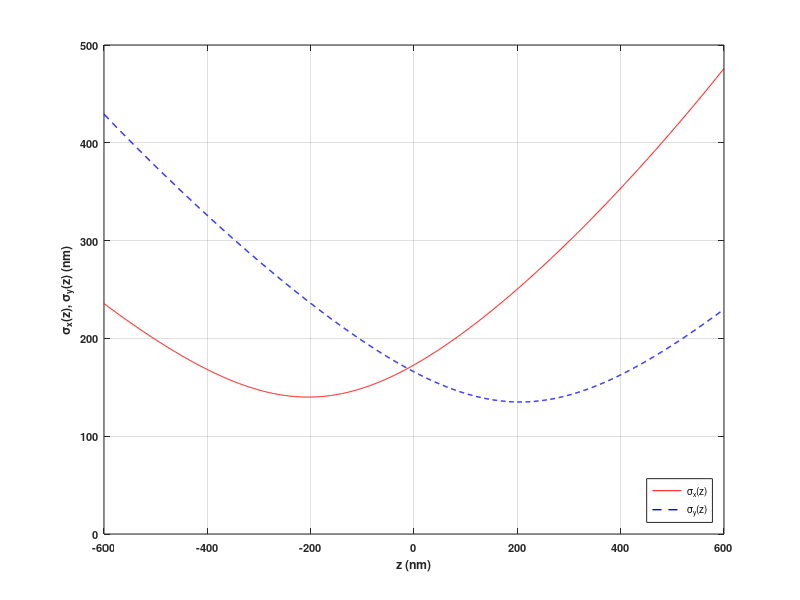

Write MATLAB code to recreate this figure. (Note: this script raises an error after producing the figure.)
%%%%%%%%%%%%%%%%%%%%%%%%%%%%%%%%%%%%%%%%%%%%%%%%%%%%%%%%%%%%%%%%%%%%%%
% This program generates figures and data movies for the paper titled 
% "Markov chain models of emitter activations in single molecule 
% localization microscopy". 
% 
% Section(A): Cycled illumination for 3D imaging 
% Section(B): Continuously illumination for 2D imaging 
% 
% You can choose to run one section
% 
% Yi Sun
% Electrical Engineering Department
% The City College of City University of New York
% E-mail: ysun@ccny.cuny.edu
% 01/06, 04/29, 05/07, 08/15/2024
%%%%%%%%%%%%%%%%%%%%%%%%%%%%%%%%%%%%%%%%%%%%%%%%%%%%%%%%%%%%%%%%%%%%%%

%%%%%%%%%%%%%%%%%%%%%%%%%%%%%%%%%%%%%%%%%%%%%%%%%%%%%%%%%%%%%%%%%%%%%%
%% Section (A): Cycled illumination for 3D imaging 
%%%%%%%%%%%%%%%%%%%%%%%%%%%%%%%%%%%%%%%%%%%%%%%%%%%%%%%%%%%%%%%%%%%%%%
%%% Emitter distance 
clear
fprintf(1,'Section (A): Cycled illumination for 3D imaging \n') ; 
eD=40 ;         % nm 
rng('default') ; 
rng(eD) ;       % use eD as key to initialize random number generators
fprintf(1,'Emitter lateral distance: %d (nm) \n',eD) ; 
%%% Optical system: 3D astigmatic PSF
c=205 ;
d=290 ;         % depth of microscope
sigmax0=280/2 ; Ax=0.05 ; Bx=0.03 ;   % nm
sigmay0=270/2 ; Ay=-0.01 ; By=0.02 ;	% 
%%% show sigmax, sigmay vs. z for 3d PSF
z=-600:600 ;
sigmax=sigmax0*(1+(z+c).^2/d^2+Ax*(z+c).^3/d^3+Bx*(z+c).^4/d^4).^0.5 ;
sigmay=sigmay0*(1+(z-c).^2/d^2+Ay*(z-c).^3/d^3+By*(z-c).^4/d^4).^0.5 ;
figure('Units','inches','Position',[4 6 4*[1 0.75]],'Color',[1 1 1]) ;
lg=plot(z,sigmax,'r-',z,sigmay,'b--','LineWidth',1) ;
axis([-600 600 0 500])
grid on
legend(lg,'\sigma_x(z)','\sigma_y(z)','Location','southeast')
xlabel('z (nm)')
ylabel('\sigma_x(z), \sigma_y(z) (nm)')
set(gca,'FontSize',8,'FontWeight','bold') ;

%%% Frame parameters
% sample is located at [0,Lx]x[0,Ly]x[-Lz,Lz]
Lx=4e3 ; Ly=Lx ;      % frame size in nm
Dx=1e2 ; Dy=1e2 ;     % pixel size in nm
Kx=Lx/Dx ; Ky=Ly/Dy ; % frame size in pixels
Lz=400 ;              % 2 x Lz = axial depth in nm
%%% Emitter intensity and signal to noise ratio
Dt=0.01 ;             % second, time per frame (1/Dt is frame rate) 
Ih=240000 ;           % average number of detected photons per emitter per second
DtIh=Dt*Ih ;          % photon count per frame per emitter 
% 'medium SNR'        % 
b=0.3 ;               % mean of Poisson noise (photons/s/nm^2)
                      % uniform background Poisson noise is assumed
G=0.2 ;               % variance of Gaussian noise (photons/s/nm^2) 
rp=Ih/b ;             % 800000 (nm^2/emitter) 
rg=Ih/G ;             % 1200000 (nm^2/emitter) 
r=rp*rg/(rp+rg) ;     % 480000 (nm^2/emitter) 
mu=5 ;                % mean of Gaussian noise (photons/s/nm^2)
Coff=mu*Dt*Dx*Dy ;    % Coff=819.2 photons/pixel; Camera offset in effect
% calculate SNR by Ref. [17] 
z0=0 ;                % consider z0=0 only 
sigmax_z0= ...        % 172.8791 nm
  sigmax0*(1+(z0+c).^2/d^2+Ax*(z0+c).^3/d^3+Bx*(z0+c).^4/d^4).^0.5 ;
sigmay_z0= ...        % 165.7935 nm
  sigmay0*(1+(z0-c).^2/d^2+Ay*(z0-c).^3/d^3+By*(z0-c).^4/d^4).^0.5 ;
SNR=10*log10(r) ...   % 1.2193 (dB) 
  -10*log10(sigmax_z0*sigmay_z0)-11.02

%%% Emitter locations - ground truth
fprintf(1,'Emitter locations: \n') ;
M=500 ;               % number of emitters
phi=0.1 ; beta=7.5+0.5*rand ;  % helix parameters 
xy1=zeros(3,M) ; 
J=zeros(1,M) ; 
m=1 ; J(m)=2 ;        % 1st emitter locaiton
xy1(:,m)=[beta*J(m)*cos(phi*J(m))  
          beta*J(m)*sin(phi*J(m))
          -Lz+(m-0.5)*(2*Lz/M)] ; 
for m=2:M
  if mod(m,10)==0||m==1
    fprintf(1,'M=%3d m=%3d \n',M,m) ;
  end
  syms t0
  St=vpasolve((beta*t0*cos(phi*t0)-xy1(1,m-1))^2+(beta*t0*sin(phi*t0)-xy1(2,m-1))^2==eD^2,t0,J(m-1)+0.1) ;
  J(m)=St ;
  xy1(:,m)=[beta*J(m)*cos(phi*J(m)) 
            beta*J(m)*sin(phi*J(m))
            -Lz+(m-0.5)*(2*Lz/M)] ; 
end
phi_=2*pi*rand ;            % random initial position in lateral plane
xy_=[cos(phi_) -sin(phi_) 
     sin(phi_) cos(phi_)]*xy1(1:2,:)+2*randn(2,1) ; 
xy0=[(max(xy_(1,:))+min(xy_(1,:)))/2 ; (max(xy_(2,:))+min(xy_(2,:)))/2] ;
xy_=xy_-xy0+[Lx/2 ; Ly/2] ; % adjust to frame center in lateral plane
xyz=[xy_ ; xy1(3,:)] ;      % ground truth emitter locaitons 

%%% Fig. 8. 3D emitter locations 
fprintf(1,'Fig. 8 \n') ; 
wx=3 ; wy=0.6*wx ; dx=0.62 ; dy=-0.12 ; 
PS=[dx/2+0.04 dy/2+0.25 wx-dx wy-dy] ;    % Positions of subfigures 
figure('Units','inches','Position',[3 4 wx wy],'Color',[1 1 1]) ;
subplot(1,1,1,'Units','inches','Position',PS) ;
plot3(xyz(1,:),xyz(2,:),xyz(3,:),'k.','MarkerSize',3) 
axis([0 Lx 0 Ly -Lz Lz])
xlabel('x (nm)','FontSize',6)
ylabel('y (nm)','FontSize',6)
zlabel('z (nm)','FontSize',6)
set(gca,'XTick',[0 1000 2000 3000 4000]) ;
set(gca,'XTickLabel',[0 1000 2000 3000 4000]) ;
set(gca,'YTick',[0 1000 2000 3000 4000]) ;
set(gca,'YTickLabel',[0 1000 2000 3000 4000]) ;
set(gca,'ZTick',[-400 -200 0 200 400]) ;
set(gca,'ZTickLabel',[-400 -200 0 200 400]) ;
set(gca,'FontSize',6) ;
print('Fig8.tif','-dtiffn')

%%% Emitter activation parameters: Cycled illumination, state 0, 1, 2 
% A-phase
tA0=0.014 ;       % < tA1, tD0, 1.44*KA*Dt=0.0144*KA, mean of TA0 in sec
pA0=exp(-Dt/tA0)  % 0.4895, probability to retain state 0 in Dt
tA1=0.02 ;        % > tA0, tD1, mean of time TA1 in sec
pA1=exp(-Dt/tA1)  % 0.6065, probability to retain state 1 in Dt
% D-phase 
tD0=0.30 ;        % > tA0, tD1, mean of time TD0 in sec 
pD0=exp(-Dt/tD0)  % 0.9672, probability to retain state 0 in Dt
tD1=0.008 ;       % < tA1, tD0, 1.44*KD*Dt=0.0144*KD, mean of time TD1 in sec
pD1=exp(-Dt/tD1)  % 0.2865, probability to retain state 1 in Dt
% photoactivatable period 
t=5 ;             % mean of time T 
p=exp(-Dt/t)      % 0.9980, probability to retain photoactivatable in Dt
% transition probabilities
a00=pA0*p         % 0.4886, Trans. prob. from state 0 to 0
a10=(1-pA0)*p     % 0.5094, Trans. prob. from state 0 to 1
a20=1-p           % 0.0020, Trans. prob. from state 0 to 2
a01=(1-pA1)*p     % 0.3927, Trans. prob. from state 1 to 0
a11=pA1*p         % 0.6053, Trans. prob. from state 1 to 1
a21=1-p           % 0.0020, Trans. prob. from state 1 to 2
d00=pD0*p         % 0.9653, Trans. prob. from state 0 to 0
d10=(1-pD0)*p     % 0.0327, Trans. prob. from state 0 to 1
d20=1-p           % 0.0020, Trans. prob. from state 0 to 2
d01=(1-pD1)*p     % 0.7121, Trans. prob. from state 1 to 0
d11=pD1*p         % 0.2859, Trans. prob. from state 1 to 1
d21=1-p           % 0.0020, Trans. prob. from state 1 to 2

%%% Emitter activation states: KA=1, KD=3 
C=125 ;                     % number of cycles
KA=1 ;                      % number of A-frames per cycle
KD=3 ;                      % number of D-frames per cycle
K=KA+KD ;                   % total number of frames per cycle 
N=C*K ;                     % number of frames in data movie
                            % Temporal resolution (TR): N*Dt=5 sec
[ca,p,h1]=emActMarkovCycle(t,tA1,tA0,tD1,tD0,Dt,C,KA,KD,M) ; 
a=(ca==1) ;                 % a(m,n)=1 if activated; a(m,n)=0 otherwise  
                            % sum(sum(a')==0): # of emitters never activated 
Ma_=sum(a) ;                % number of activated emitters in nth frame
% compare formulas and estimates 
Np=p*(1-p^N)/(1-p)          % 315.74
Np_=sum(sum(ca~=2))/M       % 313.64
Nae1=sum(p.^(1:K).*h1)      % 0.80
Nae=((1-p^N)/(1-p^K))*Nae1  % 63.65
Nae_=sum(Ma_)/M             % 63.04
Na=M*Nae                    % 31826
Na_=M*Nae_                  % 31520

%%% Fig. 9. Number of activated emitters Ma(n) VS frame n
fprintf(1,'Fig. 9 \n') ; 
str=['r-' ; 'g-' ; 'm-' ; 'b-' ; 'c-'] ; 
wx=2.6 ; wy=0.75*wx ; dx=0.4 ; dy=0.34 ; 
PS=[dx/2+0.1 dy/2+0.1 wx-dx wy-dy] ;    % Positions of subplot 
figure('Units','inches','Position',[3 4 wx wy],'Color',[1 1 1]) ;
subplot(1,1,1,'Units','inches','Position',PS) ;
plot((1:N),Ma_,'k.','MarkerSize',5) ; hold on 
lg=zeros(1,K) ; 
for j=1:K
  n=(0:C-1)*K+j ; 
  Ma=M*p.^n*h1(j) ;        % average # A-frames for M emitters in nth frame
  lg(j)=plot(n,Ma,str(j,:),'MarkerSize',5) ; 
end
hold off 
legend(lg,'Frame 1','Frame 2','Frame 3','Frame 4', ...
  'Location','northeast','FontSize',6) ; 
axis([1 N 0 300])
ylabel('Number of activated emitters','FontSize',6)
xlabel('Frame n','FontSize',6) 
set(gca,'XTick',[0 50 100 150 200 250 300 350 400 450 500]) ;
set(gca,'XTickLabel',[0 50 100 150 200 250 300 350 400 450 500]) ;
set(gca,'YTick',[0 50 100 150 200 250 300]) ;
set(gca,'YTickLabel',[0 50 100 150 200 250 300]) ;
set(gca,'FontSize',6) ;
grid on
print('Fig9.tif','-dtiffn')

%%% Stack activated emitters in each frame
xyzActive=zeros(3,M,N) ;  % activated emitter locations in nth frame
for n=1:N
  if Ma_(n)>0
    k=0 ; 
    for m=1:M
      if a(m,n)
        k=k+1 ;
        xyzActive(:,k,n)=xyz(:,m) ;
      end
      if k==Ma_(n), break ; end
    end
  end
end

%%% Fig. 10: Data frames 101, 102, 103, 104
fprintf(1,'Fig. 10 \n') ; 
n12=101:104 ; 
em=[11 105 205 339 409] ;       % indices of emitters to be circled
st=['go' ; 'mo' ; 'yo' ; 'co' ; 'bo'] ;
wx=1.3 ; wy=1.3 ; dx=0.04 ; dy=0.04 ; 
figure('Units','inches','Position',[1 2 4*wx wy],'Color',[1 1 1]) ;
PS=[0*wx+dx/2 dy/2 wx-dx wy-dy  % Positions of subplots 
    1*wx+dx/2 dy/2 wx-dx wy-dy
    2*wx+dx/2 dy/2 wx-dx wy-dy
    3*wx+dx/2 dy/2 wx-dx wy-dy] ;
for i=1:length(n12)
  n=n12(i) ; 
  fprintf(1,'n=%d  Ma_(n)=%d \n',n,Ma_(n)) ; 
  k=Ma_(n) ;
  if k>0
    U=AS3D_Frame(c,d,sigmax0,Ax,Bx,sigmay0,Ay,By,Kx,Ky,Dx,Dy,Dt,Ih,b,mu,G,xyzActive(:,1:k,n)) ;
  else
    U=zeros(Ky,Kx) ;
  end
  subplot(1,4,i,'Units','inches','Position',PS(i,:)) ;
  show8bimage(U,'Yes','gray','No') ; hold on
  plot(xyz(1,:)/Dx+0.5,xyz(2,:)/Dy+0.5,'w.',xyzActive(1,1:Ma_(n),n)/Dx+0.5, ...
    xyzActive(2,1:Ma_(n),n)/Dy+0.5,'r.','MarkerSize',3.5) ;
  for m=1:length(em)
    plot(xyz(1,em(m))/Dx+0.5,xyz(2,em(m))/Dy+0.5,st(m,:),'MarkerSize',3.5) ;
  end
  if i==1
      plot([2 12],Ky-[1 1],'w-',[2 2],Ky-[1-0.8 1+0.8],'w-',[12 12],Ky-[1-0.8 1+0.8],'w-') ;
      text(3.5,Ky-3.5,'1 {\mu}m','Color','white','FontSize',6) ;
  end
  hold off
  fm=compose('Frame %d',n) ; 
  text(27,3,fm,'Color','white','fontsize',6) ;
  axis off
  [min(min(U)) max(max(U))]
end
print('Fig10.tif','-dtiffn')
[[n12 ; a(:,n12)] [0 ; sum(a(:,n12),2)] (0:N)']   
Ma_(n12)   % [229    74    30    21]

%%% Generate a video of data movie: 100 frames  
fprintf(1,'Generate a video of data movie: 100 frames\n') ; 
vidObj=VideoWriter('Cycled3D.avi') ; 
vidObj.FrameRate=5 ;      % frames/s in movie
open(vidObj) ; 
wx=3.4 ; wy=wx ; dx=0.1 ; dy=0.1 ; 
PS=[dx/2 dy/2 wx-dx wy-dy] ;    % Positions of subfigures 
figure('Units','inches','Position',[3 4 wx wy],'Color',[1 1 1]) ;
subplot(1,1,1,'Units','inches','Position',PS) ;
for n=1:100
  k=Ma_(n) ;
  if k>0
    U=AS3D_Frame(c,d,sigmax0,Ax,Bx,sigmay0,Ay,By,Kx,Ky,Dx,Dy,Dt,Ih,b,mu,G,xyzActive(:,1:k,n)) ;
  else
    U=zeros(Ky,Kx) ;
  end
  show8bimage(U,'Yes','gray','No') ; hold on
  plot(xyz(1,:)/Dx+0.5,xyz(2,:)/Dy+0.5,'w.',xyzActive(1,1:k,n)/Dx+0.5,xyzActive(2,1:k,n)/Dy+0.5,'r.') ;
  plot([2 7],Ky-[1 1],'w-',[2 2],Ky-[1-0.5 1+0.5],'w-',[7 7],Ky-[1-0.5 1+0.5],'w-') ;
  hold off
  text(2.2,Ky-2.3,'500 nm','Color','white','FontSize',8) ;
  currFrame=getframe(gcf) ;
  writeVideo(vidObj,currFrame) ;
  fprintf(1,'N=%d n=%3d Ma_(n)=%3d \n',N,n,k) ;
end
close(vidObj) ;

%%% Generate and save a data movie
fprintf(1,'Generate a data movie: \n') ; 
for n=1:N
  k=Ma_(n) ;
  if k>0
    U=AS3D_Frame(c,d,sigmax0,Ax,Bx,sigmay0,Ay,By,Kx,Ky,Dx,Dy,Dt,Ih,b,mu,G,xyzActive(:,1:k,n)) ; 
  else
    U=zeros(Ky,Kx) ; 
  end
  U16=uint16(U) ;
  filename_Frame=strcat('Movie-Cycled3D\Cycled3D-',num2str(n),'.tif') ;
  imwrite(U16,filename_Frame) ;    % save data frame
  if mod(n,10)==0||n==1
    fprintf(1,'N=%3d n=%3d Ma_(n)=%d \n',N,n,Ma_(n)) ;
  end
end

%%% Verify saved frames: 101, 102, 103, 104
fprintf(1,'Verification of frames 101-104 \n') ; 
n12=101:104 ; 
em=[11 105 205 339 409] ;           % show emitters in em
st=['go' ; 'mo' ; 'yo' ; 'co' ; 'bo'] ; 
wx=1.7 ; wy=1.7 ; dx=0.04 ; dy=0.04 ; 
figure('Units','inches','Position',[1 2 4*wx wy],'Color',[1 1 1]) ;
PS=[0*wx+dx/2 dy/2 wx-dx wy-dy      % Positions of subfigures 
    1*wx+dx/2 dy/2 wx-dx wy-dy
    2*wx+dx/2 dy/2 wx-dx wy-dy
    3*wx+dx/2 dy/2 wx-dx wy-dy] ;
for i=1:4 %length(n12)
  n=n12(i) ; 
  fprintf(1,'n=%d  Ma_(n)=%d \n',n,Ma_(n)) ; 
  filename_Frame=strcat('Movie-Cycled3D\Cycled3D-',num2str(n),'.tif') ;
  U16=imread(filename_Frame); % read a frame
  U=double(U16) ;
  subplot(1,4,i,'Units','inches','Position',PS(i,:)) ;
  show8bimage(U,'Yes','gray','No') ; hold on
  plot(xyz(1,:)/Dx+0.5,xyz(2,:)/Dy+0.5,'w.',xyzActive(1,1:Ma_(n),n)/Dx+0.5, ...
    xyzActive(2,1:Ma_(n),n)/Dy+0.5,'r.','MarkerSize',3.5) ;
  for m=1:length(em)
    plot(xyz(1,em(m))/Dx+0.5,xyz(2,em(m))/Dy+0.5,st(m,:),'MarkerSize',3.5) ;
  end
  if i==1
      plot([2 7],Ky-[1 1],'w-',[2 2],Ky-[1-0.5 1+0.5],'w-',[7 7],Ky-[1-0.5 1+0.5],'w-') ;
      text(1.8,Ky-2.5,'500 nm','Color','white','FontSize',5) ;
  end
  hold off
  fm=compose('Frame %d',n) ; 
  text(29.5,3,fm,'Color','white','fontsize',6) ;
  axis off
  [min(min(U)) max(max(U))]
end
[[n12 ; a(:,n12)] [0 ; sum(a(:,n12),2)] (0:N)']   
Ma_(n12)   % [229    74    30    21]


%%%%%%%%%%%%%%%%%%%%%%%%%%%%%%%%%%%%%%%%%%%%%%%%%%%%%%%%%%%%%%%%%%%%%%
%% Section (B): Continuous illumination for 2D imaging 
%%%%%%%%%%%%%%%%%%%%%%%%%%%%%%%%%%%%%%%%%%%%%%%%%%%%%%%%%%%%%%%%%%%%%%
%%% Emitter distance 
clear
fprintf(1,'Section (B): Continuous illumination for 2D imaging \n') ; 
eD=40 ;               % nm 
rng('default') ; 
rng(eD) ;             % use eD as key to initialize random number generators
fprintf(1,'Emitter lateral distance: %d (nm) \n',eD) ; 
%%% Optical system 
na=1.40 ; 
lambda=723 ;                  % Alexa700 wavelength in nm
a=2*pi*na/lambda ;  
% 2D Gaussian PSF; sigma is estimated from Airy PSF
sigma=1.3238/a ;              % sigma=108.81; 2*sigma=217.61 (nm) 
FWHM=2*sqrt(2*log(2))*sigma ; % FWHM=256.22 (nm)
%%% Frame paramiters
% Region of view: [0,Lx]x[0,Ly]
Lx=4e3 ; Ly=Lx ;      % frame size in nm
Dx=1e2 ; Dy=1e2 ;     % pixel size of cammera
Kx=Lx/Dx ; Ky=Ly/Dy ; % frame size in pixels
%%% Emitter intensity and signal to noise ratio
Dt=0.01 ;             % second, time per frame (1/Dt is frame rate) 
Ih=300000 ;           % average number of detected photons per emitter per second
DtIh=Dt*Ih ;          % photon count per frame per emitter 
% 'mediumSNR'         % 
b=5 ;                 % mean of Poisson noise (photons/s/nm^2)
                      % uniform backgroun Poisson noise is assumed
G=3 ;                 % variance of Gaussian noise (photons/s/nm^2)
% calcaulate SNR by Ref. [18]
betas=0.07912 ;       % Ref. [18]
beta=betas/sigma^2 ; 
rp=Ih/b ;             % 60000
nup=beta*rp ; 
SPNR=10*log10(nup)    % -3.97 (dB)
rg=Ih/G ;             % 100000
nug=beta*rg ; 
SGNR=10*log10(nug)    % -1.75 (dB)
r=rp*rg/(rp+rg) ;     % 37500
nu=beta*r ; 
SNR=10*log10(nu)      % -6.01 (dB): SNR=10*log10(r)-20*log10(sigma)-11.02
mu=5 ;                % mean of Gaussian noise (photons/s/nm^2)
Coff=mu*Dt*Dx*Dy ;    % Coff=819.2 photons/pixel; Camera offset in effect

%%% Emitter locations - ground truth
fprintf(1,'Emitter locations: \n') ;
M=500 ;
phi=0.1 ; beta=7+0.5*rand ;  % helix parameters xy1=zeros(2,M) ;
xy1=zeros(2,M) ; 
J=zeros(1,M) ; 
m=1 ; J(m)=2 ;            % 1st emitter locaiton
xy1(:,m)=[beta*J(m)*cos(phi*J(m)) ; beta*J(m)*sin(phi*J(m))] ; 
for m=2:M
  if mod(m,50)==0||m==2
    fprintf(1,'M=%3d m=%3d \n',M,m) ;
  end
  syms t0
  St=vpasolve((beta*t0*cos(phi*t0)-xy1(1,m-1))^2+(beta*t0*sin(phi*t0)-xy1(2,m-1))^2==eD^2,t0,J(m-1)+0.1) ;
  J(m)=St ;
  xy1(:,m)=[beta*J(m)*cos(phi*J(m)) ; beta*J(m)*sin(phi*J(m))] ;
end
phi_=2*pi*rand ;          % random initial position 
xy_=2*randn(2,1) ;  
xy=[[cos(phi_) -sin(phi_)] ; [sin(phi_) cos(phi_)]]*xy1+xy_ ; 
xy=xy+[Lx/2 ; Ly/2] ;     % adjust to frame center 
                          % ground truth emitter locaitons 

%%% Emitter activations parameters: Continuous illumination, state 0, 1, 2 
t0=0.40 ;                 % mean of T0 in sec
p0=exp(-Dt/t0)            % 0.9753, probability to retain state 0 in Dt
t1=0.025 ;                % mean of T1 in sec
p1=exp(-Dt/t1)            % 0.6703, probability to retain state 1 in Dt
t=4.5 ;                   % mean of T 
p=exp(-Dt/t)              % 0.9978, probability being photoactivatable in Dt
% transition probabilities
r00=p0*p                  % 0.9732, Trans. prob. from state 0 to 0
r10=(1-p0)*p              % 0.0246, Trans. prob. from state 0 to 1
r20=1-p                   % 0.0022, Trans. prob. from state 0 to 2
r01=(1-p1)*p              % 0.3290, Trans. prob. from state 1 to 0
r11=p1*p                  % 0.6688, Trans. prob. from state 1 to 1
r21=1-p                   % 0.0022, Trans. prob. from state 1 to 2

%%% Generate states of all emitters in data movie 
% and show number of activated emitters vs frame n
N=500 ;                   % number of frames in data movie
                          % Temporal resolution (TR): N*Dt=5 sec
[ca,p,h1]=emActMarkovContinue(t,t1,t0,Dt,N,M) ;
                          % h1=0.0697
a=(ca==1) ;               % a(m,n)=1 if activated; a(m,n)=0 otherwise  
                          % sum(sum(a')==0): # of emitters never activated 
Ma_=sum(a) ;              % number of activated emitters in nth frame
n=1:N ;
Ma=M*p.^n*h1 ;            % average # A-frames for M emitters in nth frame
% compare formulas and estimates 
Np=p*(1-p^N)/(1-p)        % 301.53
Np_=sum(sum(ca~=2))/M     % 302.03
Nae1=p*h1                 % 0.0695
Nae=((1-p^N)/(1-p))*Nae1  % 21.01
Nae_=sum(Ma_)/M           % 21.40
Na=M*Nae                  % 10504
Na_=M*Nae_                % 10699

%%% Fig. 11: number of activated emitters Ma(n) vs frame n
fprintf(1,'Fig. 11 \n') ;
wx=2.6 ; wy=0.75*wx ; dx=0.4 ; dy=0.34 ; 
PS=[dx/2+0.1 dy/2+0.1 wx-dx wy-dy] ;    % Positions of subfigures 
figure('Units','inches','Position',[3 4 wx wy],'Color',[1 1 1]) ;
subplot(1,1,1,'Units','inches','Position',PS) ;
plot(n,Ma_,'k.',n,Ma,'k-','MarkerSize',5) ;
axis([1 N 0 50])
ylabel('Number of activated emitters','FontSize',6)
xlabel('Frame n','FontSize',6) 
set(gca,'XTick',[0 50 100 150 200 250 300 350 400 450 500]) ;
set(gca,'XTickLabel',[0 50 100 150 200 250 300 350 400 450 500]) ;
set(gca,'YTick',[0 5 10 15 20 25 30 35 40 45 50]) ;
set(gca,'YTickLabel',[0 5 10 15 20 25 30 35 40 45 50]) ;
set(gca,'FontSize',6) ;
grid on
print('Fig11.tif','-dtiffn')

%%% Stack activated emitters in each frame
xyActive=zeros(2,M,N) ;  % activated emitter locations in nth frame
for n=1:N
  if Ma_(n)>0
    k=0 ; 
    for m=1:M
      if a(m,n)
        k=k+1 ;
        xyActive(:,k,n)=xy(:,m) ;
      end
      if k==Ma_(n), break ; end
    end
  end
end

%%% Fig. 12: Data frames 101, 102, 103, 104
fprintf(1,'Fig. 12 \n') ;
n12=101:104 ; 
em=[18 132 209 370 458] ;           % indices of emitters to be circled
st=['go' ; 'bo' ; 'mo' ; 'yo' ; 'co'] ; 
wx=1.3 ; wy=1.3 ; dx=0.04 ; dy=0.04 ; 
figure('Units','inches','Position',[1 2 4*wx wy],'Color',[1 1 1]) ;
PS=[0*wx+dx/2 dy/2 wx-dx wy-dy      % Positions of subfigures 
    1*wx+dx/2 dy/2 wx-dx wy-dy
    2*wx+dx/2 dy/2 wx-dx wy-dy
    3*wx+dx/2 dy/2 wx-dx wy-dy] ;
for i=1:length(n12)
  n=n12(i) ; 
  fprintf(1,'n=%d  Ma_(n)=%d \n',n,Ma_(n)) ; 
  k=Ma_(n) ;
  if k>0
    U=Gauss2D_Frame(sigma,Kx,Ky,Dx,Dy,Dt,Ih,b,mu,G,xyActive(:,1:k,n)) ;
  else
    U=zeros(Ky,Kx) ;
  end
  subplot(1,4,i,'Units','inches','Position',PS(i,:)) ;
  show8bimage(U,'Yes','gray','No') ; hold on
  plot(xy(1,:)/Dx+0.5,xy(2,:)/Dy+0.5,'w.',xyActive(1,1:Ma_(n),n)/Dx+0.5, ... 
    xyActive(2,1:Ma_(n),n)/Dy+0.5,'r.','MarkerSize',3.5) ;
  for m=1:length(em)
    plot(xy(1,em(m))/Dx+0.5,xy(2,em(m))/Dy+0.5,st(m,:),'MarkerSize',3.5) ;
  end
  if i==1
      plot([2 12],Ky-[1 1],'w-',[2 2],Ky-[1-0.8 1+0.8],'w-',[12 12],Ky-[1-0.8 1+0.8],'w-') ;
      text(3.5,Ky-3.5,'1 {\mu}m','Color','white','FontSize',6) ;
  end
  hold off
  fm=compose('Frame %d',n) ; 
  text(27,3,fm,'Color','white','fontsize',6) ;
  axis off
  [min(min(U)) max(max(U))]
end
print('Fig12.tif','-dtiffn')
[[n12 ; a(:,n12)] [0 ; sum(a(:,n12),2)] (0:N)']   
Ma_(n12)   % [32    34    39    39]

%%% Generate a video of data movie: 100 frames  
fprintf(1,'Generate a video of data movie: 100 frames \n') ; 
vidObj=VideoWriter('Continuous2D.avi') ; 
vidObj.FrameRate=5 ;      % frames/s in movie
open(vidObj) ; 
wx=3.4 ; wy=wx ; dx=0.1 ; dy=0.1 ; 
PS=[dx/2 dy/2 wx-dx wy-dy] ;    % Positions of subfigures 
figure('Units','inches','Position',[3 4 wx wy],'Color',[1 1 1]) ;
subplot(1,1,1,'Units','inches','Position',PS) ;
for n=1:100
  k=Ma_(n) ;
  if k>0
    U=Gauss2D_Frame(sigma,Kx,Ky,Dx,Dy,Dt,Ih,b,mu,G,xyActive(:,1:k,n)) ;
  else
    U=zeros(Ky,Kx) ;
  end
  show8bimage(U,'Yes','gray','No') ; hold on
  plot(xy(1,:)/Dx+0.5,xy(2,:)/Dy+0.5,'w.',xyActive(1,1:k,n)/Dx+0.5,xyActive(2,1:k,n)/Dy+0.5,'r.') ;
  plot([2 7],Ky-[1 1],'w-',[2 2],Ky-[1-0.5 1+0.5],'w-',[7 7],Ky-[1-0.5 1+0.5],'w-') ;
  hold off
  text(2.2,Ky-2.3,'500 nm','Color','white','FontSize',8) ;
  currFrame=getframe(gcf) ;
  writeVideo(vidObj,currFrame) ;
  fprintf(1,'N=%d n=%3d Ma_(n)=%3d \n',N,n,k) ;
end
close(vidObj) ;

%%% Generate and save a data movie
fprintf(1,'Generate a data movie: \n') ; 
for n=1:N
  k=Ma_(n) ;
  if k>0
    U=Gauss2D_Frame(sigma,Kx,Ky,Dx,Dy,Dt,Ih,b,mu,G,xyActive(:,1:k,n)) ;
  else
    U=zeros(Ky,Kx) ; 
  end
  U16=uint16(U) ;
  filename_Frame=strcat('Movie-Continuous2D\Continuous2D-',num2str(n),'.tif') ;
  imwrite(U16,filename_Frame) ;   % save data frame
  if mod(n,10)==0||n==1
    fprintf(1,'N=%3d n=%3d Ma_(n)=%d \n',N,n,Ma_(n)) ;
  end
end

%%% Verify saved frames 101-104
fprintf(1,'Verify saved frames 101-104 \n') ;
n12=101:104 ; 
em=[18 132 209 370 458] ;           % indices of emitters to be circled
st=['go' ; 'bo' ; 'mo' ; 'yo' ; 'co'] ; 
wx=1.7 ; wy=1.7 ; dx=0.04 ; dy=0.04 ; 
figure('Units','inches','Position',[1 2 4*wx wy],'Color',[1 1 1]) ;
PS=[0*wx+dx/2 dy/2 wx-dx wy-dy      % Positions of subfigures 
    1*wx+dx/2 dy/2 wx-dx wy-dy
    2*wx+dx/2 dy/2 wx-dx wy-dy
    3*wx+dx/2 dy/2 wx-dx wy-dy] ;
for i=1:length(n12)
  n=n12(i) ; 
  fprintf(1,'n=%d  Na(n)=%d \n',n,Ma_(n)) ; 
  filename_Frame=strcat('Movie-Continuous2D\Continuous2D-',num2str(n),'.tif') ;
  U16=imread(filename_Frame); % read a frame
  U=double(U16) ;
  subplot(1,4,i,'Units','inches','Position',PS(i,:)) ;
  show8bimage(U,'Yes','gray','No') ; hold on
  plot(xy(1,:)/Dx+0.5,xy(2,:)/Dy+0.5,'w.',xyActive(1,1:Ma_(n),n)/Dx+0.5, ...
    xyActive(2,1:Ma_(n),n)/Dy+0.5,'r.','MarkerSize',3.5) ;
  for m=1:length(em)
    plot(xy(1,em(m))/Dx+0.5,xy(2,em(m))/Dy+0.5,st(m,:),'MarkerSize',3.5) ;
  end
  if i==1
    plot([2 7],Ky-[1 1],'w-',[2 2],Ky-[1-0.5 1+0.5],'w-',[7 7],Ky-[1-0.5 1+0.5],'w-') ;
    text(1.8,Ky-2.5,'500 nm','Color','white','FontSize',5) ;
  end
  hold off
  fm=compose('Frame %d',n) ; 
  text(29.5,3,fm,'Color','white','fontsize',6) ;
  axis off
  [min(min(U)) max(max(U))]
end
[[n12 ; a(:,n12)] [0 ; sum(a(:,n12),2)] (0:N)']   
Ma_(n12)   % [32    34    39    39]
